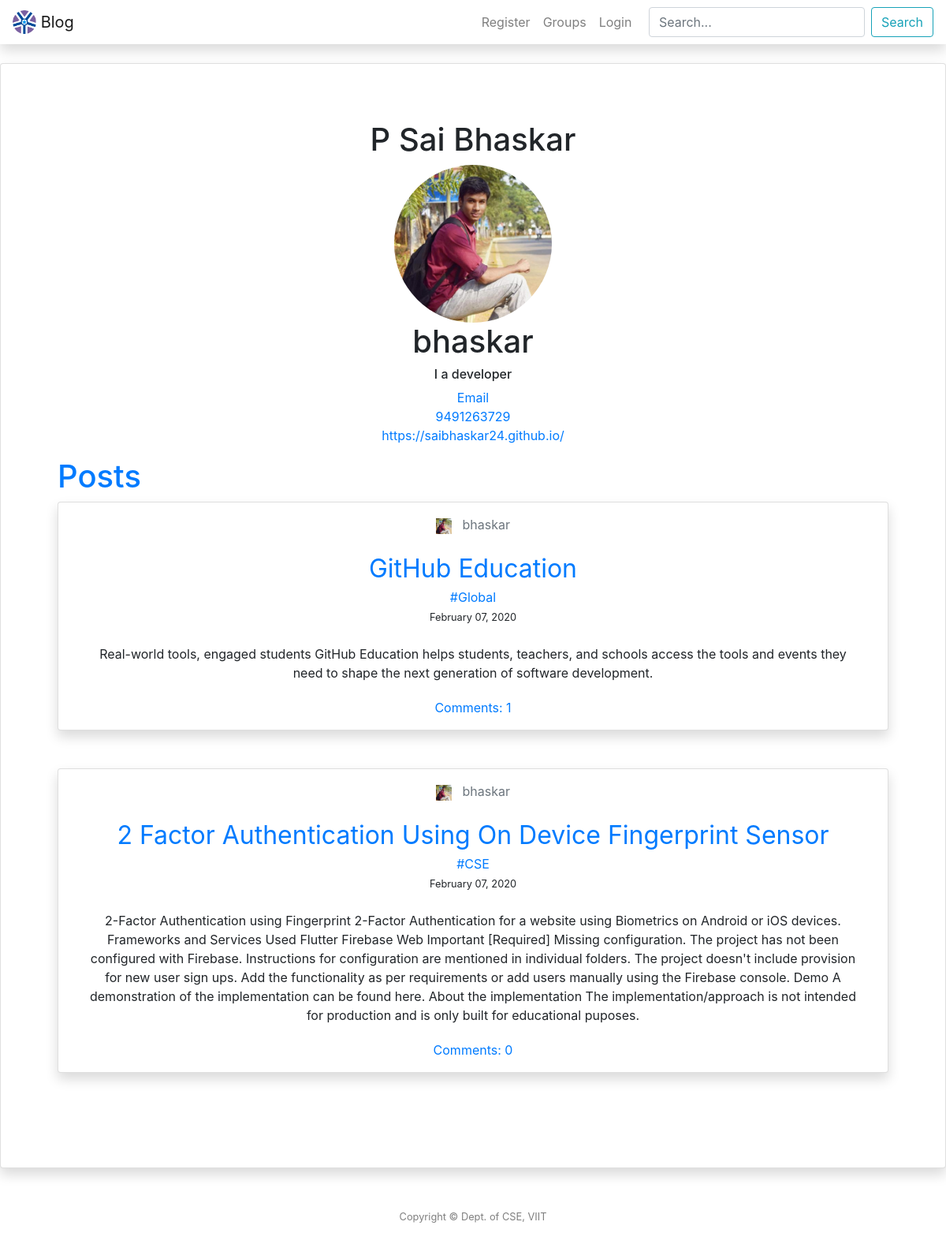
/user/bhaskar, run on the app's committed database.
### post/models.py (models this page shows, shortened)
class Posts(models.Model):
	title = models.CharField(max_length = 100)
	context = models.TextField()
	date_posted = models.DateTimeField(default = timezone.now)
	user = models.ForeignKey(User, on_delete = models.CASCADE)
	groups = models.ForeignKey(Com, on_delete = models.CASCADE)
	image = models.ImageField(upload_to='post_images', blank=True)

class UserProfile(models.Model):
    user = models.OneToOneField(User, on_delete = models.CASCADE)
    bio = models.CharField(max_length=100, default='',blank = True)
    website = models.URLField(default='',blank = True)
    phone = models.IntegerField(default=0,blank = True)
    image = ProcessedImageField(default="octocat.png", upload_to='profile_image',processors=[ResizeToFill(200,200)], blank=False,format='JPEG', options={'quality': 90})
    thumbnail = ImageSpecField(source='image', processors=[ResizeToFill(50, 50)],format='JPEG',options={'quality': 100})

### groups/models.py (models this page shows, shortened)
class Com(models.Model):
	name = models.CharField(max_length = 100, primary_key=True)
	discripton = models.TextField(default="Test")
	user = models.ForeignKey(User, on_delete = models.CASCADE)
	count = models.IntegerField(default=0)
	def __str__(self):
		return self.name

### post/views.py (the view)
# urls.py: path('user/<str:username>', UserListView.as_view(), name = 'user-posts'),
class UserListView(ListView):
	model = Posts
	template_name = 'post/user_posts.html'
	context_object_name = 'posts'
	ordering = ['-date_posted']
	def get_queryset(self):
		user = get_object_or_404(User, username=self.kwargs.get('username'))
		return Posts.objects.filter(user=user).order_by('-date_posted')

### templates/post/user_posts.html (shortened to what this page needs)
{% extends "post/header.html"%}
{% block content %}
{% for post in posts|slice:":1" %}
<div class="card shadow  portfolio">
    <h1>{{ post.user.first_name }} {{ post.user.last_name }}</h1>
    <div class="bio-image">
        <img src="{{ post.user.userprofile.image.url }}" alt="image" width="200" height="200"  />
    </div>
    <h1>{{post.user}}</h1>
    <h6>{{ post.user.userprofile.bio }}</h6>
    <a href="{{ post.user.email }}" target="_blank">Email</a>
    <a href="callto:{{ post.user.userprofile.phone }}">{{ post.user.userprofile.phone }}</a>
    <a href="{{ post.user.userprofile.website}}">{{ post.user.userprofile.website }}</p>
{% endfor %}
<h1 align="left">Posts</h1>
 {% for post in posts %}
<div class="card shadow p-3 mb-5 bg-white rounded">
    <div style="text-align: inline;">
        <img src="{{ post.user.userprofile.image.url }}" width="20" height="20" alt=""> &nbsp;
        <a class="card-subtitle mb-2 text-muted" href="{% url 'user-posts' post.user.username %}">{{ post.user }}</a>
</div>
<div class="card-body">
    <a class="card-title" style="font-size: 2em;" href="{% url 'post-detail' post.id %}">{{ post.title }}</a>
    <a href="{% url 'groups' %}{{ post.groups }}" class="pills">#{{ post.groups }}</a><br>
    <small>{{ post.date_posted|date:"F d, Y" }}</small>
    <p class="card-text">{{ post.context }}</p>
</div>
<a href="{% url 'post-detail' post.id %}">Comments: {{ post.comments.count }}</a>
</div>
{% endfor %}
</div>
{% endblock content %}

### templates/post/user_posts.html (style rules this page uses)
.portfolio { padding: 6%; text-align: center; }
.bio-image img { border-radius: 50%; }

### data on the page
Posts: user.first_name "P Sai", user.last_name "Bhaskar", user.userprofile.image (placeholder picture), user "bhaskar", user.userprofile.bio "I a developer", user.userprofile.phone "9491263729", user.userprofile.website "https://saibhaskar24.github.io/", title "GitHub Education", groups "Global", date_posted "February 07, 2020", context "Real-world tools, engaged students GitHub Education helps students, teachers, and schools access the tools and events they need to shape the next generation of software development.", comments.count "1"
Posts: user.userprofile.image (placeholder picture), user "bhaskar", title "2 Factor Authentication Using On Device Fingerprint Sensor", groups "CSE", date_posted "February 07, 2020", context "2-Factor Authentication using Fingerprint 2-Factor Authentication for a website using Biometrics on Android or iOS devices. Frameworks and Services Used Flutter Firebase Web Important [Required] Missing configuration. The project has not been configured with Firebase. Instructions for configuration are mentioned in individual folders. The project doesn't include provision for new user sign ups. Add the functionality as per requirements or add users manually using the Firebase console. Demo A demonstration of the implementation can be found here. About the implementation The implementation/approach is not intended for production and is only built for educational puposes.", comments.count "0"
